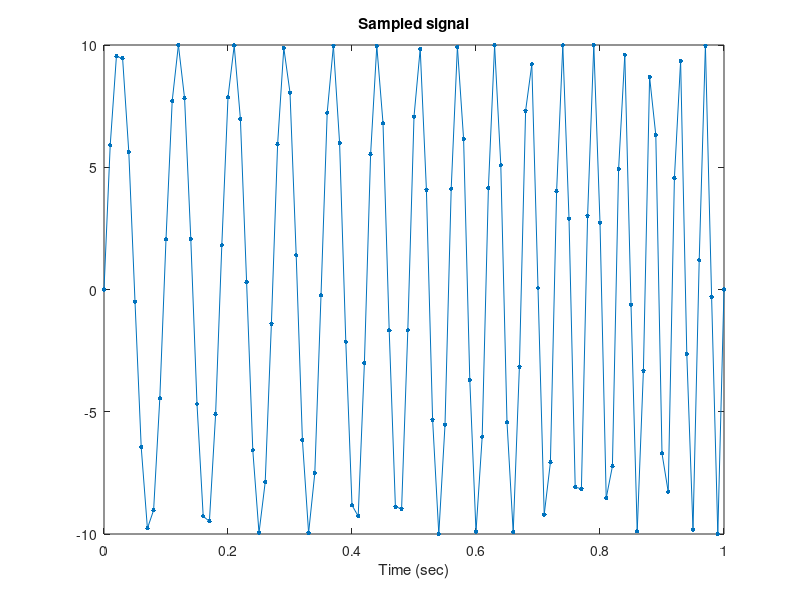

Here is the MATLAB script that generated this plot:
%Signal parameters
qcCoefs = [10,3,3];
A = 10;

samplIntrvl = 1e-2;
timeVec = 0:samplIntrvl:1.0;

phaseVec = qcCoefs(1)*timeVec + qcCoefs(2)*timeVec.^2 + qcCoefs(3)*timeVec.^3;
sigVec = A*sin(2*pi*phaseVec);

figure
plot(timeVec,sigVec,'Marker','.','MarkerSize',10);
xlabel('Time (sec)');
title('Sampled signal');